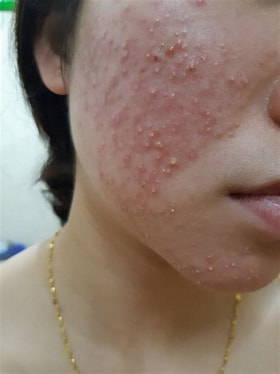
#> input picture opencv/Bai_1/mun.jpg, 280 x 374 px; its folder holds only this picture in this run
$ python -i Bai_1.py   (imports and definitions only)
#> lines starting #> are read from the running program, lines starting #| are printed output that depends on the picture; after the words box and inside, x2 and y2 are one past the last pixel; in counts of white or black regions, pixels touching at a corner belong together
#> further down, picture is the input picture: shape (374, 280, 3); mean B, G, R 107.7, 120.5, 140.1
import cv2
import numpy as np
import tkinter as tk
from tkinter import filedialog, messagebox
from PIL import Image, ImageTk

# Khởi tạo biến toàn cục
captured_frame = None
original_frame = None  # Khung hình gốc
start_point = None  # Điểm bắt đầu cho vùng chọn
end_point = None  # Điểm kết thúc cho vùng chọn
rect_drawing = False  # Cờ cho việc kéo thả chuột để chọn vùng


# [21 lines left out: function apply_filter, not called in this run]


def cartoonize(frame):
  """Chuyển đổi ảnh thành phong cách hoạt hình"""
  gray = cv2.cvtColor(frame, cv2.COLOR_BGR2GRAY)
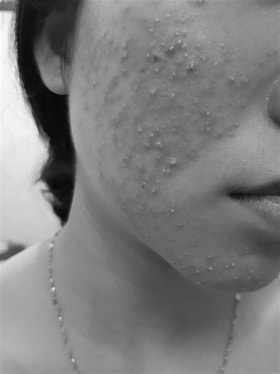
#> gray: shape (374, 280); min 6, max 253, mean 124.9
  gray = cv2.medianBlur(gray, 7)

  edges = cv2.adaptiveThreshold(gray, 255, cv2.ADAPTIVE_THRESH_MEAN_C, cv2.THRESH_BINARY, 9, 2)
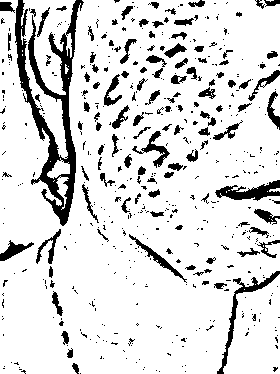
#> edges: shape (374, 280); 86.3% white; 490 black regions (372 under 20 px), largest, box (x1, y1, x2, y2) and area: (15, 0, 84, 226) 4259, (215, 180, 280, 201) 673, (217, 271, 280, 374) 663
  color = cv2.bilateralFilter(frame, 9, 300, 300)

  cartoon = cv2.bitwise_and(color, color, mask=edges)
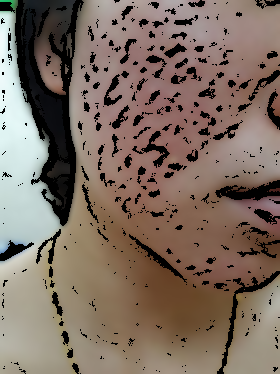
#> cartoon: shape (374, 280, 3); mean B, G, R 96.8, 108.3, 125.2
  return cartoon


# [153 lines left out: functions display_image, capture_image_from_stream, load_image_from_file, apply_cartoon_effect, apply_sharpen_effect, apply_blur_effect and 8 more, not called in this run]


# Giao diện người dùng
# [2 lines not run here, left out]

# Khung hiển thị ảnh
# [1 line that did not run here, left out]
# [1 line not run here, left out]

# Nút chọn ảnh từ máy tính
# [1 line that did not run here, left out]
# [1 line not run here, left out]

# Nút chụp ảnh từ camera động
# [1 line that did not run here, left out]
# [1 line not run here, left out]

# Nút áp dụng bộ lọc hoạt hình
# [1 line that did not run here, left out]
# [1 line not run here, left out]

# Nút áp dụng bộ lọc làm nét
# [1 line that did not run here, left out]
# [1 line not run here, left out]

# Nút áp dụng bộ lọc làm mờ
# [1 line that did not run here, left out]
# [1 line not run here, left out]

# Nút tạo ảnh đen trắng
# [1 line that did not run here, left out]
# [1 line not run here, left out]

# Nút xóa phông nền
# [1 line that did not run here, left out]
# [1 line not run here, left out]

# Nút trở lại ảnh gốc
# [1 line that did not run here, left out]
# [8 lines not run here, left out]

>>> import cv2
>>> picture = cv2.imread('mun.jpg')
>>> result = cartoonize(picture)
